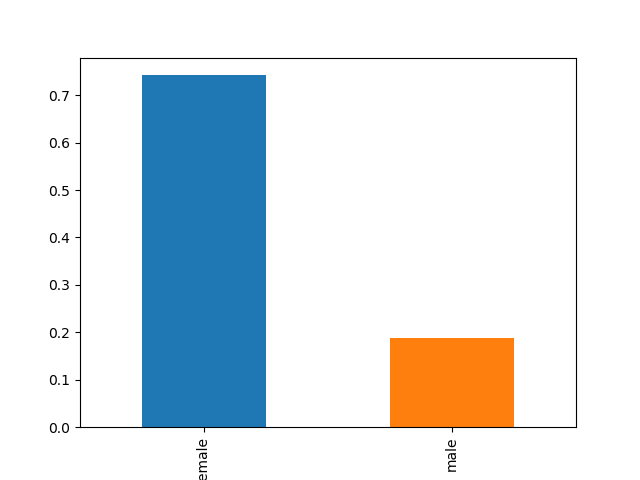

This chart was generated by the following Python code:
#!/usr/bin/env python

import numpy as np
import pandas as pd
import matplotlib.pyplot as plt
data_src='titanic.csv'
df = pd.read_csv(data_src, header=0)
print df.info()
print df.describe()
print df.head()
survived_rate = float(df['Survived'].sum())/df['Survived'].count()
print "survived_rate = ", survived_rate
x=[df[(df.Sex=='male')]['Sex'].size,df[(df.Sex=='female')]['Sex'].size]
y=[df[(df.Sex=='male')&(df.Survived==1)]['Sex'].size, df[(df.Sex=='female')&(df.Survived==1)]['Sex'].size]
print "male number = " + str(x[0]) + "   " + "survived number = " + str(y[0]) + "   " + "survived rate = " + str(float(y[0])/float(x[0]))
print "female number = " + str(x[1]) + "   " + "survived number = " + str(y[1]) + "   " + "survived rate = " + str(float(y[1])/float(x[1]))
sex_survived_rate = (df.groupby(['Sex']).sum() / df.groupby(['Sex']).count())['Survived']
sex_survived_rate.plot(kind='bar')
plt.savefig('titanic.png')
plt.show
